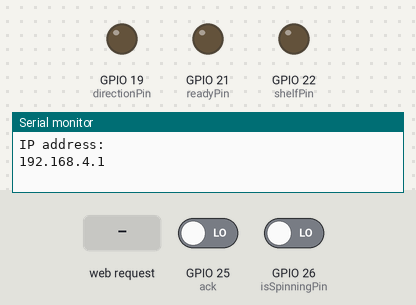
A sketch run on a simulated ESP32. Parts: output pins drawn as LEDs (lit = HIGH), the last lines printed to the serial monitor. Inputs (shaded band) come from the test bench; at power-on: GPIO 25 (ack) LOW, GPIO 26 (isSpinningPin) LOW.

Above: at 1.2 s.
1.3 s: HTTP request GET /topleft/on received
At 2.5 s:
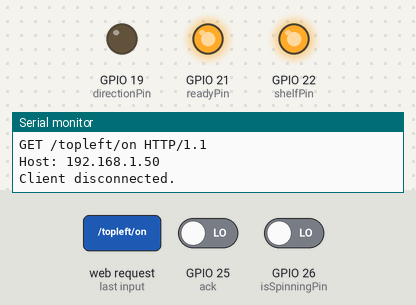
2.8 s: HTTP request GET /topRight/on received
At 3.7 s:
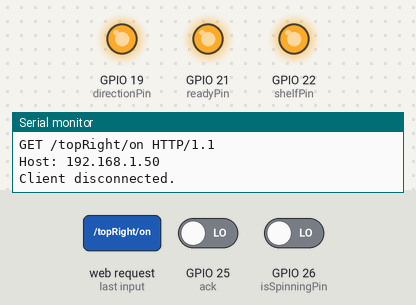
4.3 s: GPIO 25 (ack) driven HIGH
At 4.6 s:
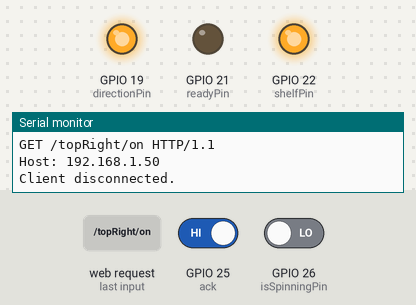
5.8 s: HTTP request GET /botRight/on received
At 7.0 s:
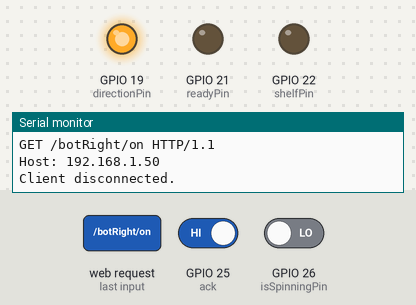
7.3 s: HTTP request GET /topleft/on received
At 8.3 s:
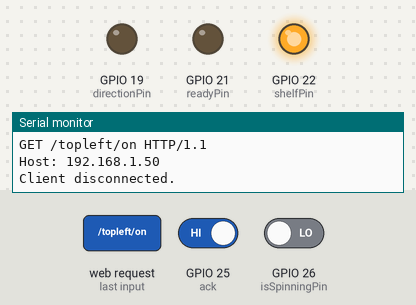
Timing chart, 0 to 9.8 s (numbered marks = the images above; inputs shaded):
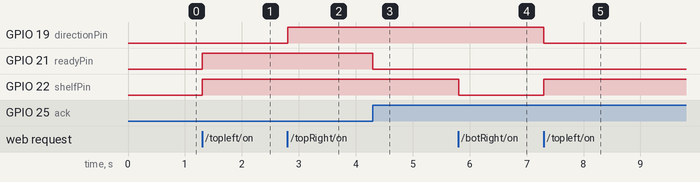

Measured:
- after the input at 1.3 s, GPIO 21 (readyPin), GPIO 22 (shelfPin): LOW → HIGH at once
- after the input at 2.8 s, GPIO 19 (directionPin): LOW → HIGH at once
- after the input at 4.3 s, GPIO 21 (readyPin): HIGH → LOW at once
- after the input at 5.8 s, GPIO 22 (shelfPin): HIGH → LOW at once
- after the input at 7.3 s, GPIO 19 (directionPin): HIGH → LOW at once; GPIO 22 (shelfPin): LOW → HIGH at once

The sketch:

WifiControl.ino
```cpp
// Load Wi-Fi library
#include <WiFi.h>

// Network credentials Here
const char* ssid     = "SmartShelves";
const char* password = "password";

// Set web server port number to 80
WiFiServer server(80);

// Variable to store the HTTP request
String header;

// Output to Arduino
const int readyPin = 21;        // HIGH when button is pressed, Low when arduino sends an ACK
const int shelfPin = 22;        // LOW = Bottom, HIGH = TOP
const int directionPin = 19;    // LOW = Left, HIGH = Right

// Input from Arduino
const int isSpinningPin = 26;   // Indicates whether the shelf is currently spinning
const int ack = 25;             // Indicates whether the arduino has acknowledged the readyPin

// Current time
unsigned long currentTime = millis();
// Previous time
unsigned long previousTime = 0;
// Define timeout time in milliseconds
const long timeoutTime = 2000;

void setup() {
  Serial.begin(115200);

  // Set Input Pins
  pinMode(isSpinningPin, INPUT);
  pinMode(ack, INPUT);

  // Set Output Pins
  pinMode(readyPin, OUTPUT);
  pinMode(shelfPin, OUTPUT);
  pinMode(directionPin, OUTPUT);

  digitalWrite(readyPin, LOW);
  digitalWrite(shelfPin, LOW);
  digitalWrite(directionPin, LOW);


  WiFi.softAP(ssid,password);

  // Print IP address and start web server
  Serial.println("");
  Serial.println("IP address: ");
  Serial.println(WiFi.softAPIP());
  server.begin();
}

void loop() {
  WiFiClient client = server.available();   // Listen for incoming clients

  // Sets readyPin low when it is acknowledged
  if (digitalRead(ack) == HIGH) {
    digitalWrite(readyPin, LOW);
  }

  if (client) {                             // If a new client connects,
    currentTime = millis();
    previousTime = currentTime;
    Serial.println("New Client.");          // print a message out in the serial port
    String currentLine = "";                // make a String to hold incoming data from the client

    while (client.connected() && currentTime - previousTime <= timeoutTime) {
      // loop while the client's connected
      currentTime = millis();
      if (client.available()) {             // if there's bytes to read from the client,
        char c = client.read();             // read a byte, then
        Serial.write(c);                    // print it out the serial monitor
        header += c;
        if (c == '\n') {                    // if the byte is a newline character
          // if the current line is blank, you got two newline characters in a row.
          // that's the end of the client HTTP request, so send a response:
          if (currentLine.length() == 0) {
            // HTTP headers always start with a response code (e.g. HTTP/1.1 200 OK)
            // and a content-type so the client knows what's coming, then a blank line:
            client.println("HTTP/1.1 200 OK");
            client.println("Content-type:text/html");
            client.println("Connection: close");
            client.println();

            // Sets the outputs if any buttons are pressed when the shelf is not spinning
            if (digitalRead(isSpinningPin) == LOW) {
              if (header.indexOf("GET /topleft/on") >= 0) {
                digitalWrite(shelfPin, HIGH);
                digitalWrite(directionPin, LOW);
                digitalWrite(readyPin, HIGH);
              } else if (header.indexOf("GET /topRight/on") >= 0) {
                digitalWrite(shelfPin, HIGH);
                digitalWrite(directionPin, HIGH);
                digitalWrite(readyPin, HIGH);
              } else if (header.indexOf("GET /botLeft/on") >= 0) {
                digitalWrite(shelfPin, LOW);
                digitalWrite(directionPin, LOW);
                digitalWrite(readyPin, HIGH);
              } else if (header.indexOf("GET /botRight/on") >= 0) {
                digitalWrite(shelfPin, LOW);
                digitalWrite(directionPin, HIGH);
                digitalWrite(readyPin, HIGH);
              }
            }

            // Display the HTML web page
            client.println("<!DOCTYPE html><html>");
            client.println("<head><meta name=\"viewport\" content=\"width=device-width, initial-scale=1\">");
            client.println("<link rel=\"icon\" href=\"data:,\">");
            // CSS to style the on/off buttons
            client.println("<style>html { font-family: monospace; display: inline-block; margin: 0px auto; text-align: center;}");
            client.println(".grid { display: grid; grid-template-columns: 1fr 1fr; gap: 10px; justify-content: center; }");
            client.println(".button { background-color: yellowgreen; border: none; color: white; padding: 16px 40px;");
            client.println("text-decoration: none; font-size: 32px; margin: 2px; cursor: pointer;}");
            client.println(".full-width { grid-column: span 2; text-align: center;} </style></head>");

            client.println("<body><h1>Smart Shelves</h1>");

            if (digitalRead(isSpinningPin) == LOW) {
              // Displays buttons when shelf is not spinning
              client.println("<h2>Top Shelf<h2>");
              client.println("<div class=\"grid\">");
              client.println("<p><a href=\"/topleft/on\"><button class=\"button\"> &lt; </button></a></p>");
              client.println("<p><a href=\"/topRight/on\"><button class=\"button\"> &gt; </button></a></p>");
              client.println("</div>");
              client.println("<h2>Bottom Shelf<h2>");
              client.println("<div class=\"grid\">");
              client.println("<p><a href=\"/botLeft/on\"><button class=\"button\"> &lt; </button></a></p>");
              client.println("<p><a href=\"/botRight/on\"><button class=\"button\"> &gt; </button></a></p>");
              client.println("</div>");
            } else {
              // Displays Spinning text and refresh button when shelf is spinning
              client.println("<h2>Spinning...<h2>");
              client.println("<h3>Press the Refresh Button when the shelf has finished spinning<h3>");
              client.println("<p><a href=\"/refresh\"><button class=\"button\">Refresh</button></a></p>");
            }

            client.println("</body></html>");

            // The HTTP response ends with another blank line
            client.println();

            // Sets readyPin low when it is acknowledged
            if (digitalRead(ack) == HIGH) {
              digitalWrite(readyPin, LOW);
            }

            // Break out of the while loop
            break;
          } else { // if you got a newline, then clear currentLine
            currentLine = "";
          }
        } else if (c != '\r') {  // if you got anything else but a carriage return character,
          currentLine += c;      // add it to the end of the currentLine
        }
      }
    }
    // Clear the header variable
    header = "";
    // Close the connection
    client.stop();
    Serial.println("Client disconnected.");
    Serial.println("");
  }
}
```
